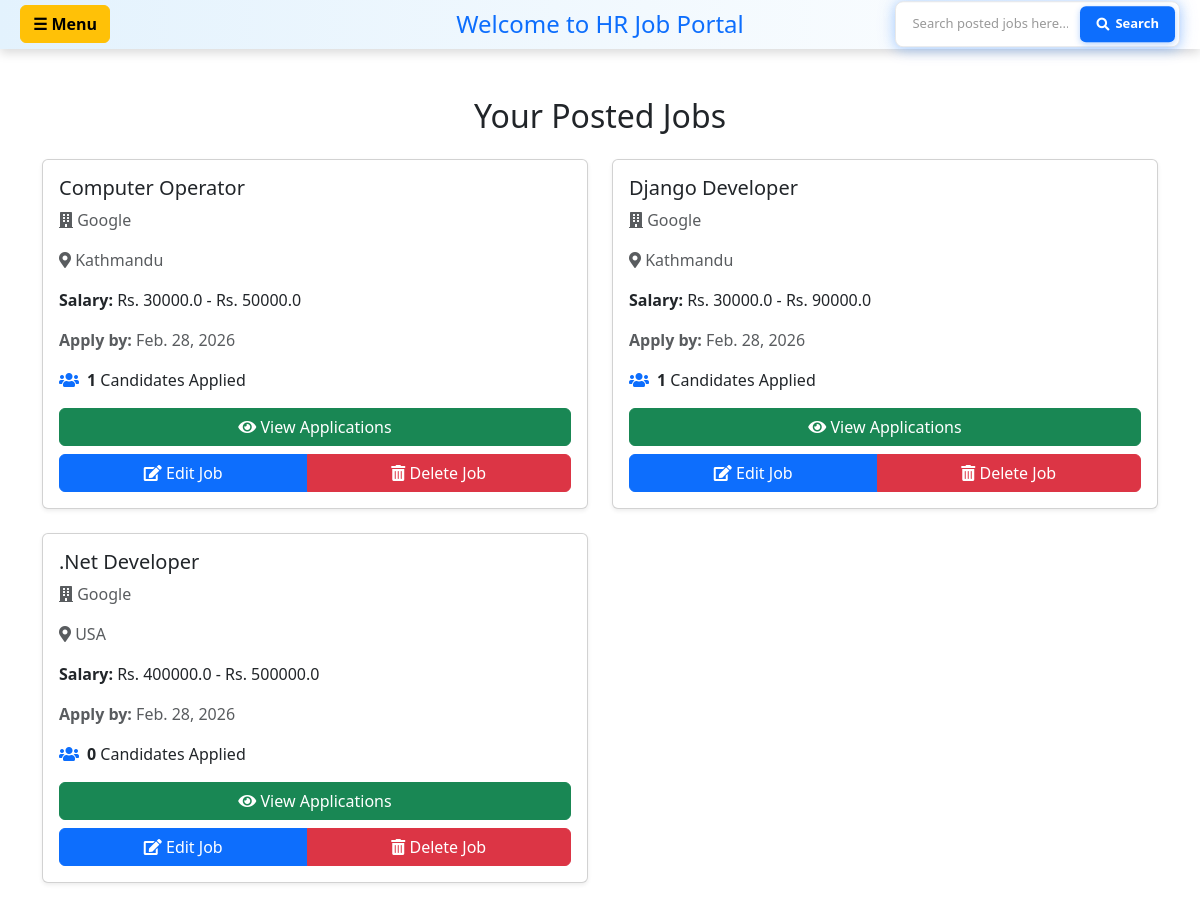
/hrdash/ (signed in), run on the app's committed database.
### hr/models.py (models this page shows, shortened)
class JobPost(models.Model):
    user = models.ForeignKey(User, on_delete=models.CASCADE)
    title = models.CharField(max_length=200)
    address = models.CharField(max_length=200)
    CompanyName = models.CharField(max_length=200)
    salaryLow = models.FloatField(default=0, validators=[MinValueValidator(0)])
    salaryHigh = models.FloatField(default=0, validators=[MinValueValidator(0)])
    applycount = models.IntegerField(default=0)
    lastDateToApply = models.DateField()
    created_at = models.DateTimeField(auto_now_add=True, null=True)
    employment_type = models.CharField(
        max_length=20, choices=EMPLOYMENT_TYPE_CHOICES,
        default='full-time', null=True, blank=True
    )
    work_mode = models.CharField(
        max_length=20, choices=WORK_MODE_CHOICES,
        default='on-site', null=True, blank=True
    )
    required_experience = models.CharField(
        max_length=50,
        choices=EXPERIENCE_LEVEL_CHOICES,
        default='no-experience',
        help_text='Select required years of experience'
    )
    required_experience_custom = models.CharField(
        max_length=100,
        null=True,
        blank=True,
        help_text='Custom experience requirement (e.g., 1.5 years)'
    )
    required_education = models.CharField(
        max_length=50,
        choices=REQUIRED_EDUCATION_CHOICES,
        default='no-education',
        help_text='Select required education level'
    )
    required_skills = models.TextField(
        null=True,
        blank=True,
        help_text='Comma-separated skills (e.g., Python, SQL, Communication)'
    )

### hr/views.py (the view)
# urls.py: path("hrdash/", views.hrhome, name='hrdash'),
@login_required(login_url='login_user')
def hrhome(request):
    jobs = JobPost.objects.filter(user=request.user).order_by('-created_at')
    search_query = request.GET.get('search', '').strip()
    if search_query:
        jobs = jobs.filter(title__icontains=search_query)
    context = {
        'jobs': jobs,
        'search_query': search_query,
        'navbar_title': 'Welcome to HR Job Portal'  # Added navbar title for dashboard
    }
    return render(request, 'hr/hrdashboard.html', context)

### hr/templates/hr/hrdashboard.html (shortened to what this page needs)
<!doctype html>
<html lang="en">
  <head>
    <link href="https://cdn.jsdelivr.net/npm/bootstrap@5.3.8/dist/css/bootstrap.min.css" rel="stylesheet">
    <link rel="stylesheet" href="https://cdnjs.cloudflare.com/ajax/libs/font-awesome/5.15.3/css/all.min.css">
  </head>
  <body>
    {% include 'hr/navbar.html' %}
    <div class="container my-5">
      <h2 class="text-center mb-4">Your Posted Jobs</h2>
      {% if jobs %}
      <div class="row">
        {% for job in jobs %}
        <div class="col-md-6 mb-4">
          <div class="card shadow-sm h-100">
            <div class="card-body">
              <h5 class="card-title">{{ job.title }}</h5>
              <p class="card-text text-muted"><i class="fas fa-building"></i> {{ job.CompanyName }}</p>
              <p class="card-text text-muted"><i class="fas fa-map-marker-alt"></i> {{ job.address }}</p>
              <p class="card-text"><strong>Salary:</strong> Rs. {{ job.salaryLow }} - Rs. {{ job.salaryHigh }}</p>
              <p class="card-text text-muted"><strong>Apply by:</strong> {{ job.lastDateToApply }}</p>
              <div class="d-flex align-items-center mb-3">
                <i class="fas fa-users me-2 text-primary"></i>
                <span><strong>{{ job.applycount }}</strong> Candidates Applied</span>
              </div>
              <div class="d-grid gap-2">
                <a href="{% url 'candidate_details' job.id %}" class="btn btn-success">
                  <i class="fas fa-eye"></i> View Applications
                </a>
                <div class="btn-group" role="group">
                  <a href="{% url 'edit_job' job.id %}" class="btn btn-primary">
                    <i class="fas fa-edit"></i> Edit Job
                  </a>
                  <a href="{% url 'delete_job' job.id %}" class="btn btn-danger">
                    <i class="fas fa-trash-alt"></i> Delete Job
                  </a>
                </div>
              </div>
            </div>
          </div>
        </div>
        {% endfor %}
      </div>
      {% else %}
      <div class="alert alert-info text-center" role="alert">
        <h4>No jobs posted yet!</h4>
        <p>Start by posting your first job.</p>
        <a href="{% url 'postjob' %}" class="btn btn-primary">Post a Job</a>
      </div>
      {% endif %}
    </div>
  </body>
</html>

### data on the page
JobPost: title "Computer Operator", CompanyName "Google", address "Kathmandu", salaryLow "30000.0", salaryHigh "50000.0", lastDateToApply "Feb. 28, 2026", applycount "1"
JobPost: title "Django Developer", CompanyName "Google", address "Kathmandu", salaryLow "30000.0", salaryHigh "90000.0", lastDateToApply "Feb. 28, 2026", applycount "1"
JobPost: title ".Net Developer", CompanyName "Google", address "USA", salaryLow "400000.0", salaryHigh "500000.0", lastDateToApply "Feb. 28, 2026", applycount "0"

### other printed values
{{ navbar_title|safe }} "Welcome to HR Job Portal"
